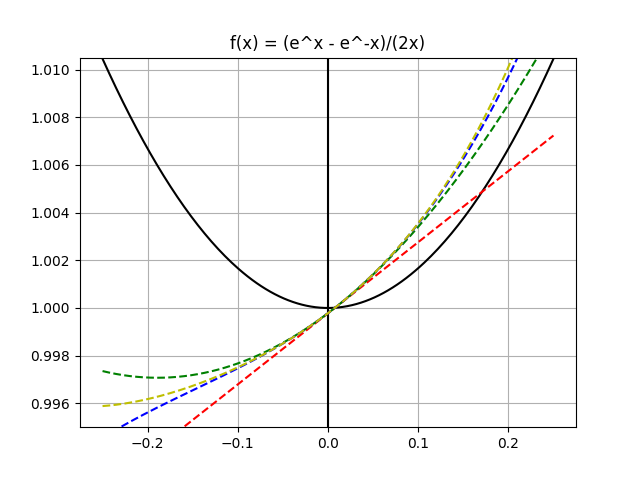

Write the Python code that produced this figure.
import numpy as np
from matplotlib import pyplot as plt
from math import exp, factorial


"""
f(x) = (e^x - e^-x)/(2x)

"""

x = np.linspace(-0.25, 0.25, num=200)
# a value close to 0; f(0) not defined
a = (1/128)
#x[int(200/2)]

def f(t):
  return (1/(2*t))*(exp(t)-exp(-t))

  
# generalized derivative: (dy/dx)^n?
def dydx(v, degree):
  h = exp(-5)
  if degree == 0: 
    return f(v)
  elif degree > 1:
    return dydx((f(v+h) - f(v))/(h), degree-1)
  
  return (f(v+h) - f(v))/(h)

# Finds nth taylor polynomial of f(x)
def nth_tayl(n):
  if n >= 0:
    summation = np.zeros(len(x))
    for i in range(n+1):
      for j in range(len(x)):
        # notice pow(8, i) is added as a 
        # weight here.
        # otherwise, P(x) is not obvious
        summation[j] += pow(8,i)*(dydx(a, i)*pow((x[j]-a), i))/factorial(i)
  return summation

# array of domain values for Pn(x)
p = []

#similar to the main matlab code
for n in range(1, 5):
  p.append(nth_tayl(n))

fx = [f(i) for i in x]

fig, ax = plt.subplots()

#ax.set_aspect('equal')
ax.grid(True, which='both')

ax.axhline(y=0, color='k')
ax.axvline(x=0, color='k')

ax.plot(x, fx, 'k', label='f(x)')
# has the same behaviour as y=f'(a)
ax.plot(x, p[0], 'r--', label='P1(x)')
ax.plot(x, p[1], 'g--', label='P2(x)')
ax.plot(x, p[2], 'b--', label='P3(x)')
ax.plot(x, p[3], 'y--', label='P4(x)')

# take note of the very small range of y
# this allows us to see the curvature 
# more obviously. also helps check the
# polynomial outputs
ax.set_ylim(ymin=0.995, ymax=1.0105)

ax.legend()
plt.title("f(x) = (e^x - e^-x)/(2x)")
#plt.savefig("q6_c_weight.png")

plt.show()